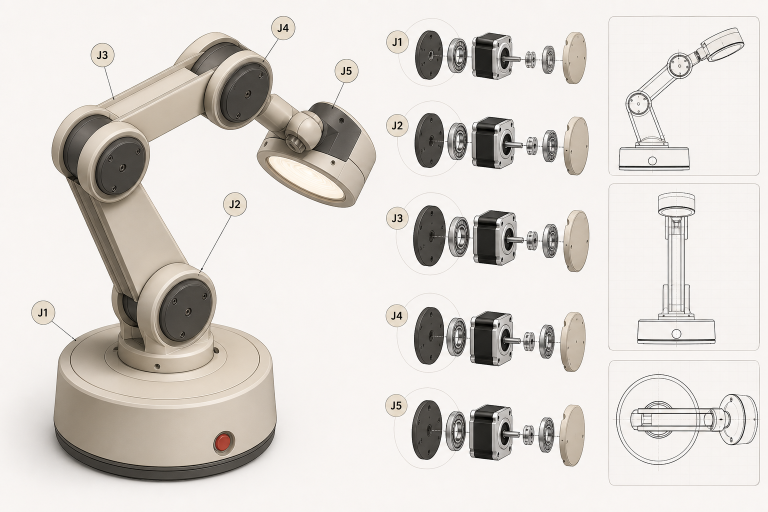
#> input picture design/stepper_lamp_concept_v1.png, 1536 x 1024 px (shown at 1/2 size)
$ python dump_content_maps.py design/stepper_lamp_concept_v1.png   (older library calls are emulated)
#> lines starting #> are read from the running program, lines starting #| are printed output that depends on the picture
"""Dump the intermediate maps behind page_region_box so they can be looked at.

Designing a content threshold from synthetic tests went wrong once already: the
synthetic background was perfectly flat, the real desk is covered in speckle,
cables and a laptop, and the resulting box was the entire frame. This prints the
distribution and writes the maps as images, which is the only honest way to pick
a threshold.
"""

from __future__ import annotations

import argparse
import sys


def build_parser() -> argparse.ArgumentParser:
    parser = argparse.ArgumentParser(description=__doc__)
    parser.add_argument("image")
    parser.add_argument("--output-prefix", default="/tmp/maps")
    parser.add_argument("--sample-width", type=int, default=160)
    return parser


def main() -> None:
    args = build_parser().parse_args()
    import cv2
    import numpy as np

    image = cv2.imread(args.image)
#> image is the input picture: shape (1024, 1536, 3); mean B, G, R 210.6, 215.4, 220.2
    if image is None:
        print(f"cannot read {args.image}", file=sys.stderr)
        return
    height, width = image.shape[:2]
#> height = 1024; width = 1536
    sample_height = max(1, int(round(args.sample_width * height / float(width))))
#> sample_height = 107
    small = cv2.resize(image, (args.sample_width, sample_height))
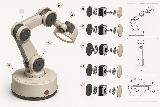
#> small: shape (107, 160, 3); mean B, G, R 210.6, 215.4, 220.2
    hsv = cv2.cvtColor(small, cv2.COLOR_BGR2HSV)
#> hsv: shape (107, 160, 3); mean H, S, V 14.3, 13.4, 220.2
    gray = cv2.cvtColor(small, cv2.COLOR_BGR2GRAY)
    saturation = hsv[:, :, 1].astype(np.float32) / 255.0
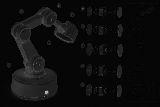
#> saturation: shape (107, 160) float32; min 0, max 0.753, mean 0.0526
    energy = np.abs(cv2.Laplacian(gray, cv2.CV_32F))
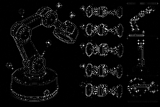
#> energy: shape (107, 160) float32; min 0, max 865, mean 38.7; drawn with min black and max white
    peak = float(energy.max())
#> peak = 865
    energy = energy / peak if peak > 0 else energy

    print(f"image {width}x{height} -> working {args.sample_width}x{sample_height}")
#| image 1536x1024 -> working 160x107
    for name, plane in (("saturation", saturation), ("edge energy", energy)):
        quantiles = np.quantile(plane, [0.1, 0.25, 0.5, 0.75, 0.9, 0.99])
        print(f"  {name:<12} mean={plane.mean():.3f}  "
              + "  ".join(f"p{int(q * 100)}={v:.3f}" for q, v in zip([10, 25, 50, 75, 90, 99], quantiles)))
#> this loop made 2 passes
#> (name, quantiles) on passes 1 to 2: ('saturation', [0.0196, 0.0235, 0.0235, 0.0431, 0.141, 0.243]), ('edge energy', [0.00116, 0.00116, 0.00347, 0.037, 0.158, 0.432])
#|   saturation   mean=0.053  p1000=0.020  p2500=0.024  p5000=0.024  p7500=0.043  p9000=0.141  p9900=0.243
#|   edge energy  mean=0.045  p1000=0.001  p2500=0.001  p5000=0.003  p7500=0.037  p9000=0.158  p9900=0.432
    for threshold in (0.15, 0.25, 0.35, 0.5):
        sat_fraction = float((saturation > threshold).mean())
        energy_fraction = float((energy > threshold).mean())
        print(f"  above {threshold:.2f}: saturation {sat_fraction * 100:5.1f}% of pixels, "
              f"edge energy {energy_fraction * 100:5.1f}%")
#> this loop made 4 passes
#> (sat_fraction, energy_fraction) on passes 1 to 4: (0.0809, 0.107), (0.00864, 0.0461), (0.000935, 0.0211), (0.000467, 0.00584)
#|   above 0.15: saturation   8.1% of pixels, edge energy  10.7%
#|   above 0.25: saturation   0.9% of pixels, edge energy   4.6%
#|   above 0.35: saturation   0.1% of pixels, edge energy   2.1%
#|   above 0.50: saturation   0.0% of pixels, edge energy   0.6%

    for label, plane in (
        ("sat", saturation),
        ("energy", energy),
        ("content", np.clip(saturation + energy, 0.0, 2.0) / 2.0),
    ):
        scaled = np.clip(plane * 255.0, 0, 255).astype(np.uint8)
        cv2.imwrite(f"{args.output_prefix}_{label}.jpg", scaled)
        print(f"  wrote {args.output_prefix}_{label}.jpg")
#> this loop made 3 passes
#> label on passes 1 to 3: 'sat', 'energy', 'content'
#> (printed output is left out)
#> pass 3, in main, `scaled = np.clip(plane * 255.0, 0, 255).astype(np.uint8)`:
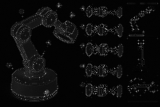
#> scaled: shape (107, 160); min 0, max 144, mean 12


if __name__ == "__main__":
    main()
